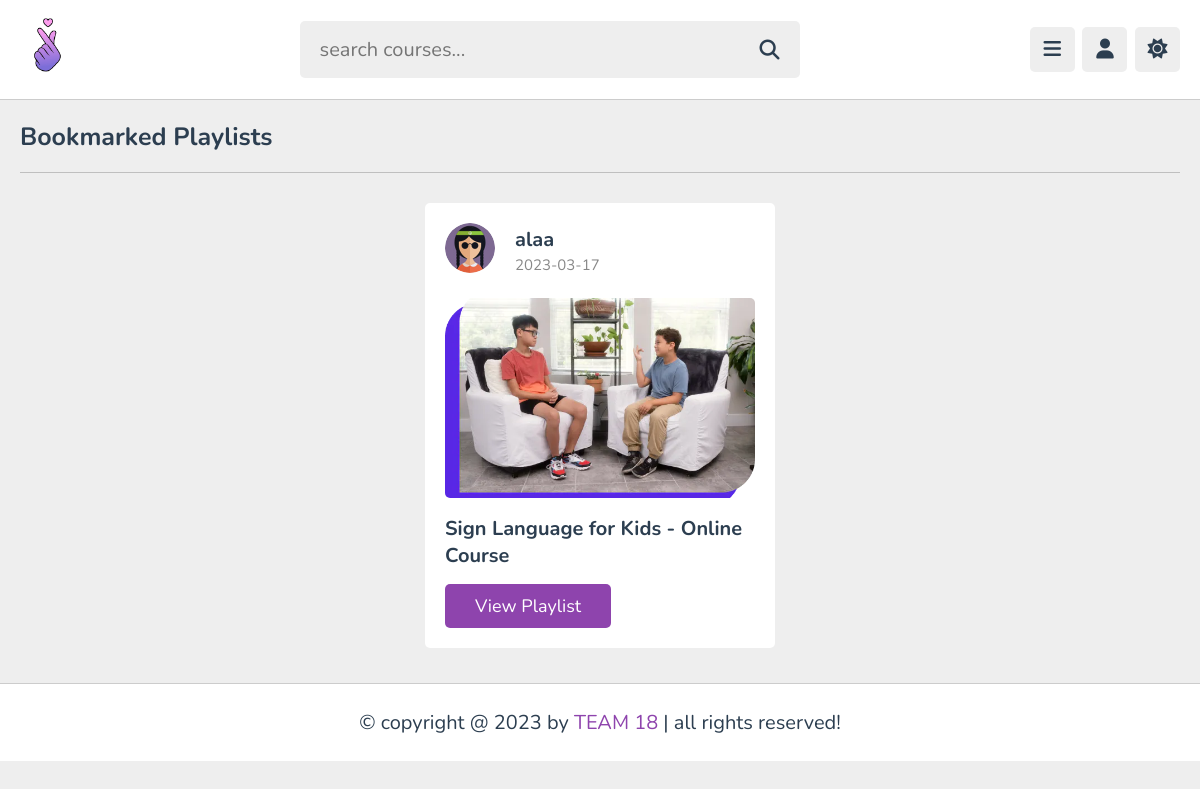
The page /bookmark.php (signed in) on the database its author committed.
### tables this page shows
CREATE TABLE `playlist` (
  `id` varchar(20) NOT NULL,
  `tutor_id` varchar(20) NOT NULL,
  `title` varchar(100) NOT NULL,
  `description` varchar(1000) NOT NULL,
  `thumb` varchar(100) NOT NULL,
  `date` date NOT NULL DEFAULT current_timestamp(),
  `status` varchar(20) NOT NULL DEFAULT 'deactive'
);

CREATE TABLE `tutors` (
  `id` varchar(20) NOT NULL,
  `name` varchar(50) NOT NULL,
  `profession` varchar(50) NOT NULL,
  `email` varchar(50) NOT NULL,
  `password` varchar(50) NOT NULL,
  `image` varchar(100) NOT NULL
);

### bookmark.php (the view, shortened to what this page needs)
<?php
include 'components/connect.php';
if(isset($_COOKIE['user_id'])){
   $user_id = $_COOKIE['user_id'];
}else{
   $user_id = '';
   header('location:home.php');
}
?>
<!DOCTYPE html>
<html lang="en">
<head>
   <link rel="stylesheet" href="https://cdnjs.cloudflare.com/ajax/libs/font-awesome/6.2.0/css/all.min.css">
   <link rel="stylesheet" href="css/style.css">
</head>
<body>
<?php include 'components/user_header.php'; ?>
<section class="courses">
   <h1 class="heading">bookmarked playlists</h1>
   <div class="box-container">
      <?php
         $select_bookmark = $conn->prepare("SELECT * FROM `bookmark` WHERE user_id = ?");
         $select_bookmark->execute([$user_id]);
         if($select_bookmark->rowCount() > 0){
            while($fetch_bookmark = $select_bookmark->fetch(PDO::FETCH_ASSOC)){
               $select_courses = $conn->prepare("SELECT * FROM `playlist` WHERE id = ? AND status = ? ORDER BY date DESC");
               $select_courses->execute([$fetch_bookmark['playlist_id'], 'active']);
               if($select_courses->rowCount() > 0){
                  while($fetch_course = $select_courses->fetch(PDO::FETCH_ASSOC)){
                  $course_id = $fetch_course['id'];
                  $select_tutor = $conn->prepare("SELECT * FROM `tutors` WHERE id = ?");
                  $select_tutor->execute([$fetch_course['tutor_id']]);
                  $fetch_tutor = $select_tutor->fetch(PDO::FETCH_ASSOC);
      ?>
      <div class="box">
         <div class="tutor">
            <img src="uploaded_files/<?= $fetch_tutor['image']; ?>" alt="">
            <div>
               <h3><?= $fetch_tutor['name']; ?></h3>
               <span><?= $fetch_course['date']; ?></span>
            </div>
         </div>
         <img src="uploaded_files/<?= $fetch_course['thumb']; ?>" class="thumb" alt="">
         <h3 class="title"><?= $fetch_course['title']; ?></h3>
         <a href="playlist.php?get_id=<?= $course_id; ?>" class="inline-btn">view playlist</a>
      </div>
      <?php
               }
            }else{
               echo '<p class="empty">no courses found!</p>';
            }
         }
      }else{
         echo '<p class="empty">nothing bookmarked yet!</p>';
      }
      ?>
   </div>
</section>
<?php include 'components/footer.php'; ?>
</body>
</html>

### css/style.css (style rules this page uses)
:root { --main-color:#8e44ad; --red:#e74c3c; --oragen:#f39c12; --white:#fff; --black:#2c3e50; --light-color:#888; --light-bg:#eee; --border:.1rem solid rgba(0,0,0,.2); }
* { font-family: 'Nunito', sans-serif; margin: 0; padding: 0; box-sizing: border-box; outline: none; border: none; text-decoration: none; }
html { font-size: 62.5%; overflow-x: hidden; }
body { background-color: var(--light-bg); padding-left: 30rem; }
section { padding:2rem; max-width: 1200px; margin: 0 auto; }
.btn, .option-btn, .delete-btn, .inline-btn, .inline-option-btn, .inline-delete-btn { border-radius: .5rem; padding: 1rem 3rem; font-size: 1.8rem; color: #fff; margin-top: 1rem; text-transform: capitalize; cursor: pointer; text-align: center; }
.inline-btn, .inline-option-btn, .inline-delete-btn { display: inline-block; }
.btn, .inline-btn { background-color: var(--main-color); }
.heading { padding-bottom: 1.8rem; border-bottom: var(--border); font-size: 2.5rem; color: var(--black); text-transform: capitalize; margin-bottom: 3rem; }
.courses .box-container { display: grid; grid-template-columns: repeat(auto-fit, 35rem); gap: 1.5rem; align-items: flex-start; justify-content: center; }
.courses .box-container .box { border-radius: .5rem; background-color: var(--white); padding: 2rem; }
.courses .box-container .box .tutor { margin-bottom: 2rem; display: flex; align-items: center; gap: 2rem; }
.courses .box-container .box .tutor img { width: 5rem; height: 5rem; border-radius: 50%; object-fit: cover; margin-bottom: .5rem; }
.courses .box-container .box .tutor h3 { font-size: 2rem; color: var(--black); margin-bottom: .2rem; }
.courses .box-container .box .tutor span { font-size: 1.5rem; color: var(--light-color); }
.courses .box-container .box .thumb { width: 100%; border-radius: .5rem; height: 20rem; object-fit: cover; margin-bottom: .3rem; }
.courses .box-container .box .title { font-size: 2rem; color: var(--black); margin-top: .5rem; padding: .5rem 0; }
@media (max-width:1200px) { body { padding-left: 0; } }

### rows shown on the page
playlist: tutor.image (picture), tutor.name "alaa", date "2023-03-17", thumb (picture), title "Sign Language for Kids - Online Course"
